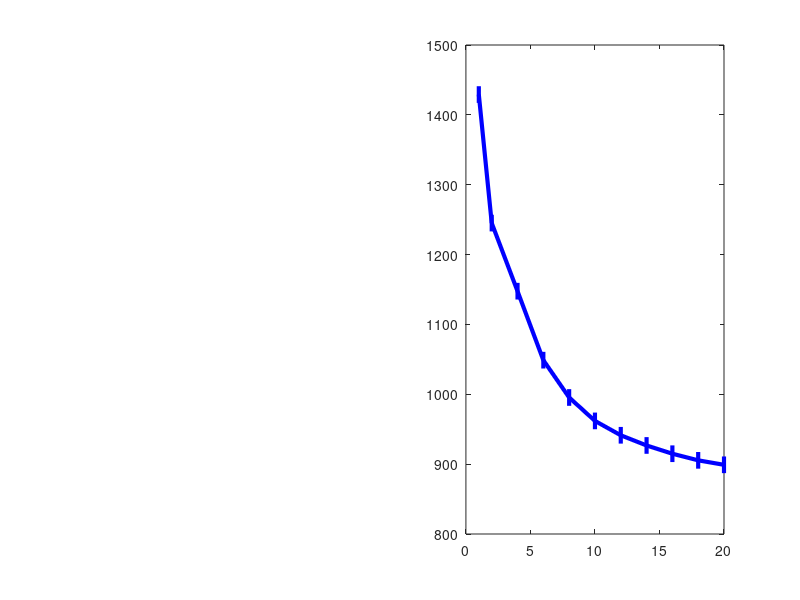

This chart was generated by the following MATLAB code: (Note: this script raises an error after producing the figure.)
total1= [1623.1348, 1147.71085, 1004.6756666666666, 936.0518500000001, 833.3588800000001, 765.6623666666668, 718.2357571428572, 681.7017874999999, 653.8914111111111, 632.89031, 616.0550181818181, 603.4696916666667, 591.8259615384616, 582.0384571428572, 573.1992333333333, 565.8839875, 558.608194117647, 553.6307444444444, 548.4491631578948, 544.6310500000001]
pow1= [0.792, 0.6148, 0.5673, 0.5462, 0.5631999999999999, 0.706, 0.7361857142857142, 0.8123374999999999, 0.8715777777777777, 0.8719399999999998, 0.9147363636363636, 0.9558083333333333, 0.9499692307692307, 0.9883642857142857, 1.01926, 1.0475875, 1.0377470588235291, 1.064272222222222, 1.0833210526315789, 1.0778599999999998]
total2= [1316.776, 1313.83825, 1293.0679, 1289.279375, 1259.46314, 1235.0615666666665, 1216.5627714285713, 1202.360275, 1189.780877777778, 1177.6194200000002, 1170.9670272727274, 1164.162141666667, 1159.9618384615385, 1155.3640571428573, 1149.8957333333335, 1145.88076875, 1142.1005117647057, 1137.9758333333332, 1135.8372631578948, 1134.302735]
pow2= [0.578, 0.5784499999999999, 0.5750333333333333, 0.5726749999999999, 0.5577599999999999, 0.5446666666666666, 0.5351, 0.5277125, 0.5218333333333334, 0.51703, 0.5131090909090908, 0.509725, 0.5068923076923076, 0.5043785714285715, 0.5021733333333334, 0.5002375000000001, 0.4985176470588236, 0.49695555555555565, 0.4956263157894738, 0.49434000000000006]
total3= [1347.2984, 1273.69585, 1239.7957333333334, 1217.4388, 1176.80348, 1145.7549, 1120.7966999999999, 1102.1942125, 1087.3782, 1075.15728, 1064.7894999999999, 1056.3650083333332, 1049.1109, 1042.8348, 1037.3158799999999, 1032.97946875, 1028.6329470588234, 1024.7418388888889, 1021.2566736842106, 1018.2242050000001]
pow3= [0.6472, 0.6103000000000001, 0.5928, 0.582025, 0.56236, 0.54615, 0.5343428571428571, 0.52535, 0.5182888888888889, 0.51249, 0.5076363636363637, 0.5035666666666667, 0.5000846153846155, 0.49709285714285717, 0.49450000000000005, 0.4921875, 0.49008823529411766, 0.4882333333333333, 0.4865052631578948, 0.48498]

t=[1429.0697333333335, 1245.08165, 1147.5900083333333, 1048.8262777777777, 995.4187583333332, 961.8890033333333, 941.3322805555557, 926.7457714285715, 914.9147416666668, 905.4494722222222, 899.0526633333334]
e=[0.6724, 0.6011833333333333, 0.5669666666666667, 0.5989388888888888, 0.6218, 0.6338199999999999, 0.6563666666666667, 0.6632785714285715, 0.6800041666666666, 0.6831537037037037, 0.6857266666666666]
i=[1, 2, 4, 6, 8, 10, 12, 14, 16, 18, 20]

x2 =1:1:20

subplot(1,2,2)
plot(i, t, '-|b', 'LineWidth',3, 'MarkerSize',12)
hold on
yline(1429, '-r', 'LineWidth',3)
hold on
yline(583,'--', 'LineWidth',3)
title("(b)")
ylabel("E2E Latency (ms)")
xlabel("Optimization Epochs")
xlim([1, 20])
%ylim([550, 780])
legend("P", "R", 'fontsize',18, 'Interpreter', "latex")


grid on
box on
set(gca,'fontname','times') 
ax = gca; 
ax.FontSize = 18; 


subplot(1,2,1)
plot(i, e, '-|b', 'LineWidth',3, 'MarkerSize',12)
hold on
yline(0.6724, '-r', 'LineWidth',3)
title("(a)")
ylabel("Energy Consumption (J)")
xlabel("Optimization Epochs")
xlim([1, 20])
%ylim([0.28, 0.35])
legend("P", "R", 'fontsize',18, 'Interpreter', "latex")

grid on
box on
set(gca,'fontname','times') 
ax = gca; 
ax.FontSize = 18; 

set(gcf,'Position',[500 300 800 347])
